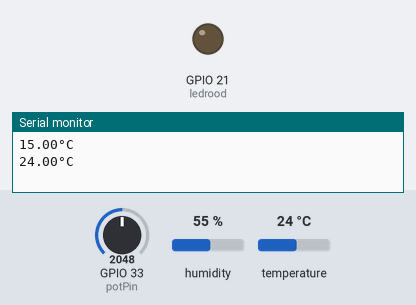
Bench run of a sketch on a simulated ESP32. Parts: output pins drawn as LEDs (lit = HIGH), the last lines printed to the serial monitor. Inputs (shaded band) come from the test bench; at power-on: temperature 24 °C, GPIO 33 (potPin) = 2048, humidity 55 %. WiFi joins after 1.5 s; servers stay silent unless stated; EEPROM starts erased.

Above: at 3.0 s.
3.1 s: temperature set to 16 °C
7.0 s: temperature set to 13 °C
At 9.9 s:
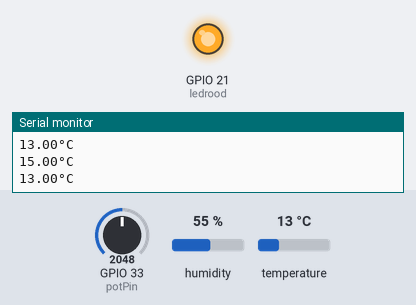
10.3 s: temperature set to 19 °C
At 12.2 s:
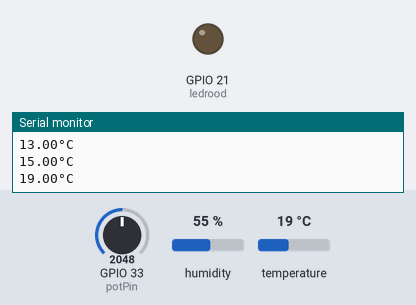
13.3 s: temperature set to 12 °C
At 15.7 s:
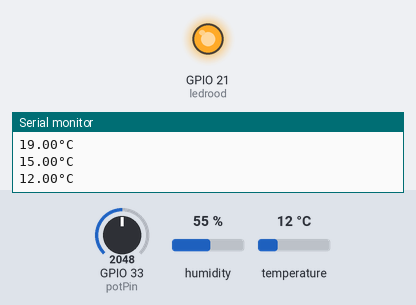
Timing chart, 0 to 17.2 s (numbered marks = the images above; inputs shaded):
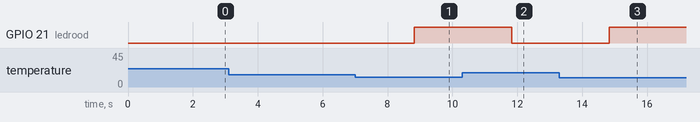

The sketch:

Test20240311.ino
```cpp
#define BLYNK_PRINT Serial
#define BLYNK_TEMPLATE_ID "user6"
#define BLYNK_TEMPLATE_NAME "user6@wyns.it"

#include <WiFi.h>
#include <WiFiClient.h>
#include <BlynkSimpleEsp32.h>
#include "DHT.h"
#include <EEPROM.h>

char auth[] = "d-2wJVr7YUGn_Gz62PawdciDImZBjU0g";
char ssid[] = "embed";
char pass[] = "weareincontrol";

#define DHTPIN 18
#define DHTTYPE DHT11

DHT dht(DHTPIN, DHTTYPE);
float oldDigiT;
float oldManuT;
float setTemp;
const int ledrood = 21;
const int potPin = 33;

BlynkTimer timer;

// Declaratie van de functie voordat deze wordt gebruikt
void sendSensor();

void setup() {
  Serial.begin(9600);
  dht.begin();
  pinMode(ledrood, OUTPUT);
  pinMode(potPin, INPUT);

  Blynk.begin(auth, ssid, pass, "server.wyns.it", 8081);
  timer.setInterval(1000L, sendSensor);

  // Laatst aangepaste waarden inladen vanuit EEPROM
  int storedPotValue = EEPROM.read(0);
  if (storedPotValue != 255) {  // Controleer of er eerder waarden zijn opgeslagen
    analogWrite(potPin, storedPotValue);
  }
}

void loop() {
  Blynk.run();
  timer.run();

}

void sendSensor() {
  float getal = map(analogRead(potPin), 0, 4095, 0, 30);
  float t = dht.readTemperature();

  Serial.println(String(getal) + "°C");
  Serial.println(String(t) + "°C");
  Blynk.virtualWrite(V0, t);


  if (t < getal - 0.5) {
    digitalWrite(ledrood, HIGH);
    Blynk.virtualWrite(V2, 255);
  } else if (t > getal + 0.5) {
    digitalWrite(ledrood, LOW);
    Blynk.virtualWrite(V2, 0);
  }

  // Laatst aangepaste potentiometerwaarde opslaan in EEPROM
  EEPROM.write(0, analogRead(potPin));
  EEPROM.commit();
}

BLYNK_WRITE(V1) {
  int getal = param.asInt();

  if (dht.readTemperature() < getal - 0.5) {
    digitalWrite(ledrood, HIGH);
    Blynk.virtualWrite(V2, 255);
  } else if (dht.readTemperature() > getal + 0.5) {
    digitalWrite(ledrood, LOW);
    Blynk.virtualWrite(V2, 0);
  }
}
```

Measured:
- the behaviour switches between 15 and 14 °C on temperature (found by bisection; images 0 and 1)
- after the input at 7.0 s, GPIO 21 (ledrood): LOW → HIGH after 1.8 s
- after the input at 10.3 s, GPIO 21 (ledrood): HIGH → LOW after 1.5 s
- after the input at 13.3 s, GPIO 21 (ledrood): LOW → HIGH after 1.5 s
